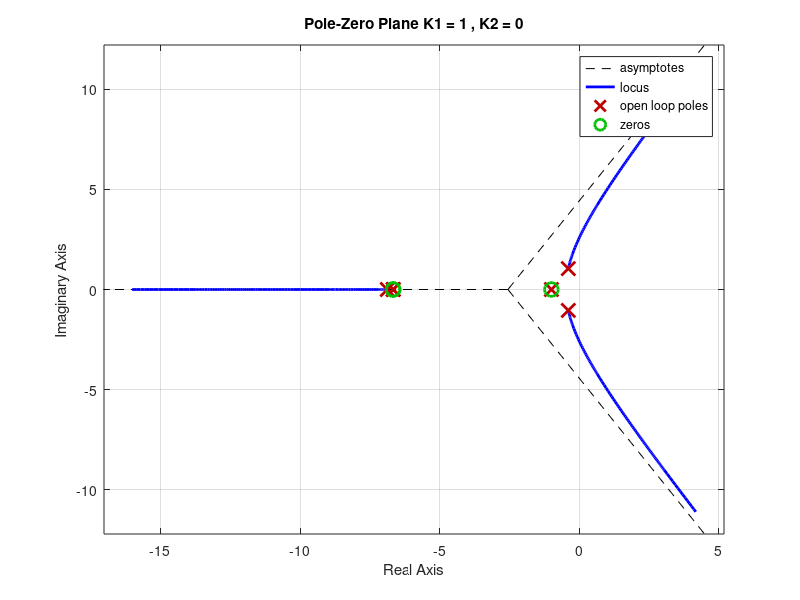
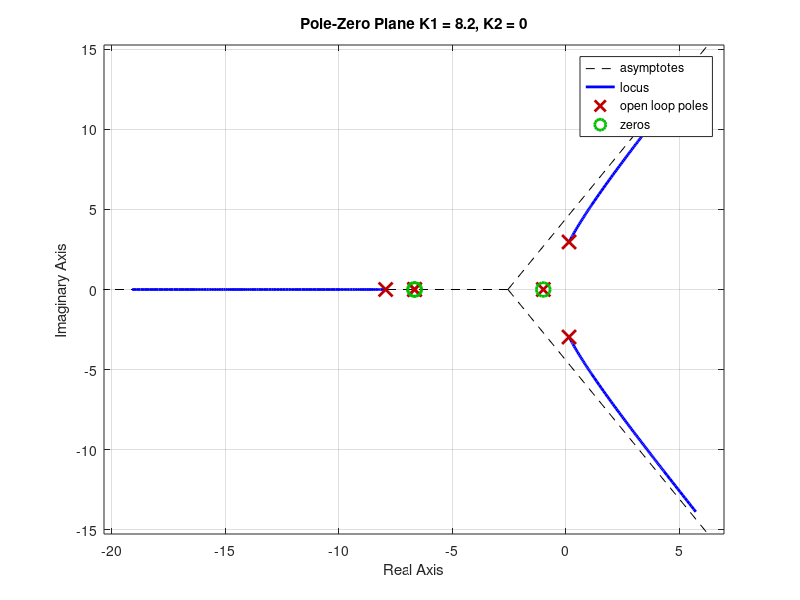
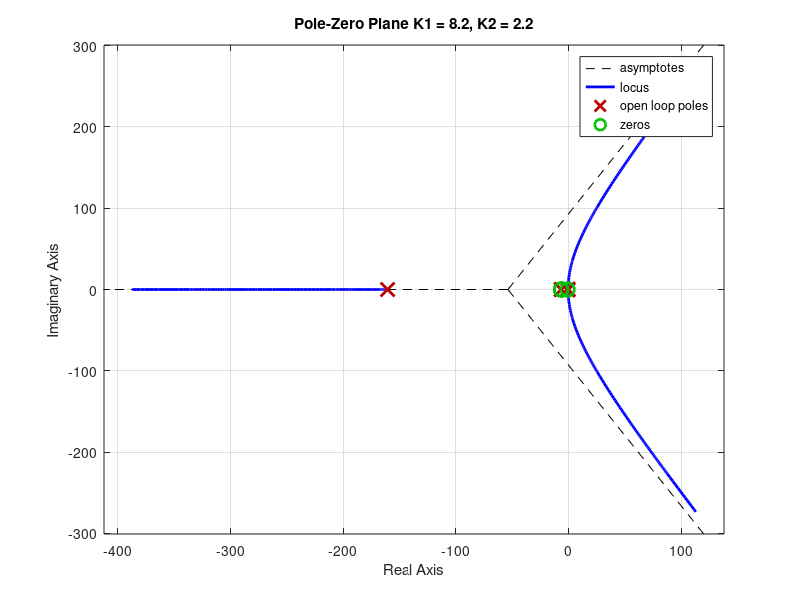

Reproduce these figures in MATLAB, in order.
s = tf('s');
k = 1.28;
T = 0.15;
G=k/(T.*s+1);
H = G/(1+s);

K1 = 1;
K2 = 0;
Sys1 = H / (s*(1+K2.*K1.*G)+ (K1.*H));
figure
rlocus(Sys1)
title('Pole-Zero Plane K1 = 1 , K2 = 0')
%% 
K1 = 8.2;
K2 = 0;
Sys2 = H / (s*(1+K2.*K1.*G)+ (K1.*H));
figure
rlocus(Sys2)
title('Pole-Zero Plane K1 = 8.2, K2 = 0')


%% 
K1 = 8.2;
K2 = 2.2;
Sys3 = H / (s*(1+K2.*K1.*G)+ (K1.*H));
figure
rlocus(Sys3)
title('Pole-Zero Plane K1 = 8.2, K2 = 2.2')
